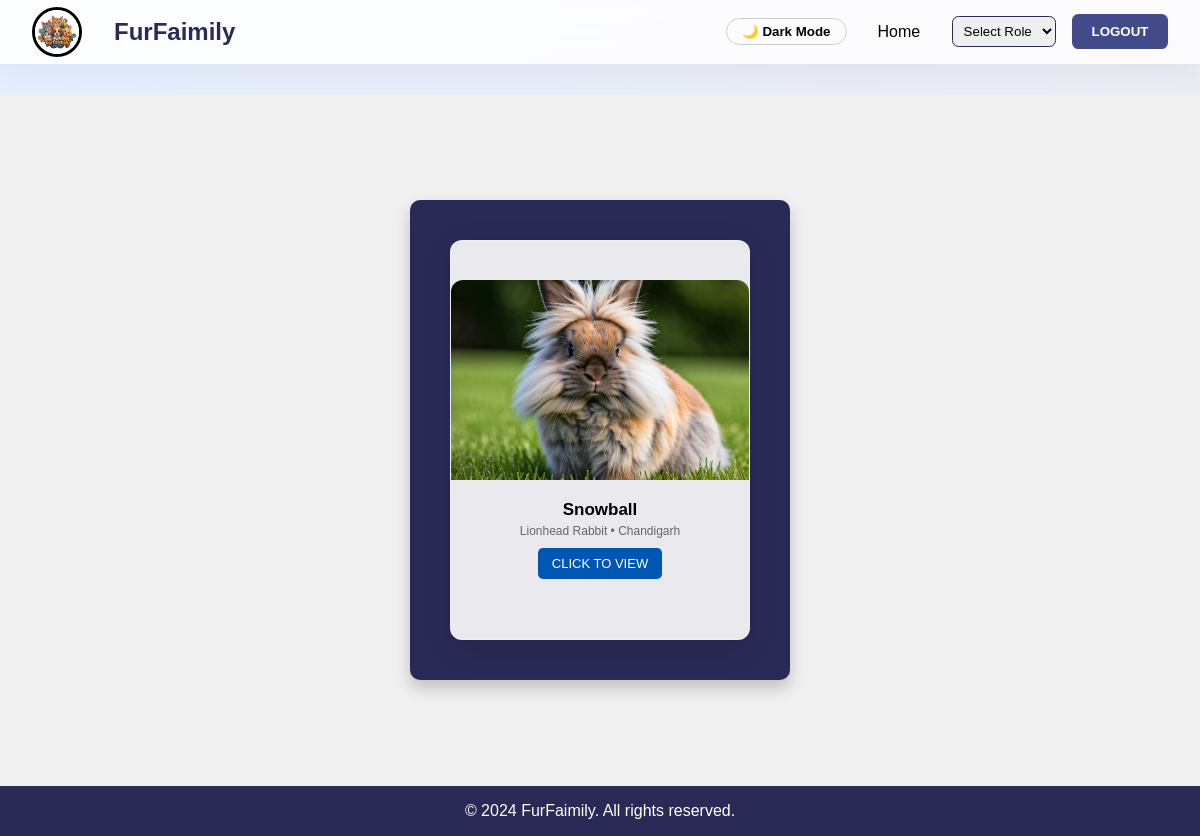
Screenshot of /Rabbit.php with the database file from the repository.
### tables this page shows
CREATE TABLE pets (
  id INTEGER PRIMARY KEY AUTOINCREMENT,
  name VARCHAR(100) NOT NULL,
  category VARCHAR(50) NOT NULL,
  status VARCHAR(50) DEFAULT "available",
  trait_tag VARCHAR(50) DEFAULT "family"
, breed TEXT DEFAULT "Mixed Breed", age TEXT DEFAULT "1 Year", vaccinated INTEGER DEFAULT 1, neutered INTEGER DEFAULT 1, dewormed INTEGER DEFAULT 1, city TEXT DEFAULT "Delhi NCR", image TEXT DEFAULT "Img/Img/persian.jpeg", description TEXT DEFAULT "Affectionate, playful, and looking for a loving home.");

### Rabbit.php (the view, shortened to what this page needs)
<?php
require_once "db.php";
$category = "Rabbit";
$stmt = $pdo->prepare("SELECT * FROM pets WHERE category=?");
$stmt->execute([$category]);
$pets = $stmt->fetchAll();
?>
<!DOCTYPE html>
<html lang="en">
<head>
    <link rel="stylesheet" href="CSS/Cat.css">
    <link rel="stylesheet" href="CSS/dark-mode.css">
    <link rel="stylesheet" href="CSS/premium.css">
</head>
<body>
    <nav class="nav-bar">
        <div class="nav-left">
            <img src="Img/Img/Gemini_Generated_Image_2vj2pb2vj2pb2vj2 (1).jpeg" alt="FurFaimily Logo" class="nav-logo">
            <h1>FurFaimily</h1>
        </div>
        <div class="nav-right">
            <div class="nav-links">
                <button id="dark-mode-toggle" class="dark-toggle">🌙 Dark Mode</button>
                <a href="index.php">Home</a>
                <select id="user-type" onchange="navigateToPage(this.value)">
                    <option value="" disabled selected>Select Role</option>
                </select>
                <button id="btn-logout" onclick="logOut()">LOGOUT</button>
            </div>
        </div>
    </nav>
    <div class="container">
        <div class="card-container">
            <?php if (count($pets) > 0): ?>
                <?php foreach ($pets as $pet): ?>
                <div class="card" onclick="flipCard(this)">
                    <div class="card-inner">
                        <div class="card-front">
                            <img src="<?php echo htmlspecialchars(!empty($pet['image']) ? $pet['image'] : 'Img/Img/Lionhead.jpeg'); ?>" alt="<?php echo htmlspecialchars($pet["name"]); ?>" class="card-img" style="object-fit:cover;">
                            <div class="card-content">
                                <h3 style="font-size:17px; margin-bottom:4px;"><?php echo htmlspecialchars($pet["name"]); ?></h3>
                                <p style="font-size:12px; color:#666; margin-bottom:10px;"><?php echo htmlspecialchars($pet["breed"] ?? 'Rabbit'); ?> &bull; <?php echo htmlspecialchars($pet["city"] ?? 'Delhi'); ?></p>
                                <button class="card-button" style="padding:8px 14px; font-size:13px;">CLICK TO VIEW</button>
                            </div>
                        </div>
                        <div class="card-back" style="padding:15px;">
                            <h3 style="font-size:18px; margin-bottom:4px;"><?php echo htmlspecialchars($pet["name"]); ?></h3>
                            <p style="font-size:12px; opacity:0.9;"><?php echo htmlspecialchars($pet["breed"] ?? 'Rabbit'); ?> (<?php echo htmlspecialchars($pet["age"] ?? '1Y'); ?>)</p>
                            <span style="background:rgba(255,255,255,0.2); padding:2px 8px; border-radius:10px; font-size:11px; margin: 4px 0;">✓ 100% Vaccinated</span>
                            <p style="font-size:12px; margin:6px 0;"><?php echo htmlspecialchars($pet["trait_tag"] ?? "Gentle & Calm"); ?></p>
                            <a href="adopt.php?id=<?php echo $pet["id"]; ?>" onclick="event.stopPropagation();" style="display:inline-block; margin-top:8px; padding:6px 14px; background:#ff6b6b; color:#fff; border-radius:6px; text-decoration:none; font-weight:bold; font-size:12px;">Adopt Me</a>
                        </div>
                    </div>
                </div>
                <?php endforeach; ?>
            <?php else: ?>
                <p style="text-align:center; width:100%; font-size:18px;">No pets available right now.</p>
            <?php endif; ?>
        </div>
    </div>
    <footer class="footer">
        <p>&copy; 2024 FurFaimily. All rights reserved.</p>
    </footer>
</body>
</html>

### CSS/Cat.css (style rules this page uses)
:root { --color-primary: #292a56; --color-secondary: #424a8a; --color-primary-light: #424a8a48; --color-black: #000000; --color-white: #ffffff; }
* { margin: 0; padding: 0; box-sizing: border-box; font-family: sans-serif; }
.nav-bar { width: 100vw; height: 4rem; border-bottom: 1px solid var(--color-black); background-color: var(--color-white); display: flex; align-items: center; justify-content: space-between; position: fixed; top: 0; left: 0; z-index: 1; }
.nav-logo { height: 50px; width: 50px; border-radius: 50%; border: 3px solid; object-fit: cover; }
.nav-left, .nav-right { display: flex; align-items: center; }
.nav-left { margin-left: 2rem; }
.nav-left h1 { color: var(--color-primary); margin-left: 2rem; }
.nav-right { margin-right: 2rem; }
.nav-links { display: flex; align-items: center; margin-left: 1rem; }
.nav-links a { text-decoration: none; color: var(--color-black); margin: 0 1rem; cursor: pointer; }
#user-type { padding: 0.4rem; margin: 0 1rem; border: 1px solid var(--color-primary); border-radius: 0.4rem; cursor: pointer; }
#btn-logout { width: 6rem; height: 2.2rem; border: 2px solid #424a8a; border-radius: 0.4rem; background-color: #424a8a; color: var(--color-white); font-weight: bold; cursor: pointer; }
.card-container { display: flex; justify-content: space-around; flex-wrap: wrap; padding: 20px; background-color: var(--color-primary); border-radius: 10px; box-shadow: 0 8px 16px rgba(0, 0, 0, 0.2); max-width: 1200px; margin: auto; }
.card { width: 300px; height: 400px; perspective: 1000px; margin: 20px; }
.card-inner { width: 100%; height: 100%; position: relative; transform-style: preserve-3d; transition: transform 0.6s; }
.card-front, .card-back { position: absolute; width: 100%; height: 100%; backface-visibility: hidden; border-radius: 12px; box-shadow: 0 4px 12px rgba(0, 0, 0, 0.15); display: flex; flex-direction: column; justify-content: center; align-items: center; text-align: center; }
.card-front { background-color: var(--color-white); }
.card-back { background-color: var(--color-secondary); color: var(--color-white); transform: rotateY(180deg); }
.card-img { width: 100%; height: 200px; object-fit: contain; border-top-left-radius: 12px; border-top-right-radius: 12px; }
.card-content { padding: 20px; }
.card-button { background-color: #0056b3; color: #ffffff; border: none; border-radius: 5px; padding: 12px 20px; cursor: pointer; transition: background-color 0.3s ease, transform 0.2s ease; font-size: 1rem; }
.container { display: flex; align-items: center; justify-content: center; padding: 6.6rem; background-color: #f0f0f0; margin-top: 1.9rem; }
.footer { background-color: var(--color-primary); color: var(--color-white); text-align: center; padding: 1rem; position: relative; bottom: 0; width: 100%; margin-top: auto; }

### CSS/dark-mode.css (style rules this page uses)
:root { --bg-primary: #ffffff; --text-primary: #333333; --bg-secondary: #f4f4f4; }
.dark-toggle { background: transparent; border: 1px solid #ccc; border-radius: 20px; padding: 5px 15px; cursor: pointer; font-weight: bold; margin-right: 15px; color: inherit; }

### CSS/premium.css (style rules this page uses)
:root { --primary: #ff6b6b; --primary-hover: #ff5252; --nav-bg: rgba(255, 255, 255, 0.85); --card-bg: rgba(255, 255, 255, 0.9); }
body { background: linear-gradient(-45deg, #f3e7e9, #e3eeff, #f3e7e9, #e3eeff); background-size: 400% 400%; animation: gradientBG 15s ease infinite; font-family: 'Inter', sans-serif; }
.nav-bar { background: var(--nav-bg) !important; backdrop-filter: blur(10px); -webkit-backdrop-filter: blur(10px); border-bottom: 1px solid rgba(255,255,255,0.1); box-shadow: 0 4px 30px rgba(0, 0, 0, 0.05); position: sticky; top: 0; z-index: 100; }
button, .btn, .btn-adopt { transition: all 0.3s cubic-bezier(0.4, 0, 0.2, 1) !important; transform: translateY(0); }
.card-front, .card-back, .quiz-container, .result-container, .success-box, .admin-box { background: var(--card-bg) !important; backdrop-filter: blur(10px); border: 1px solid rgba(255, 255, 255, 0.2); box-shadow: 0 8px 32px rgba(0, 0, 0, 0.1); }
.card { transition: transform 0.4s ease; }

### rows the page displays
pets: image (picture), name "Snowball", breed "Lionhead Rabbit", city "Chandigarh"
